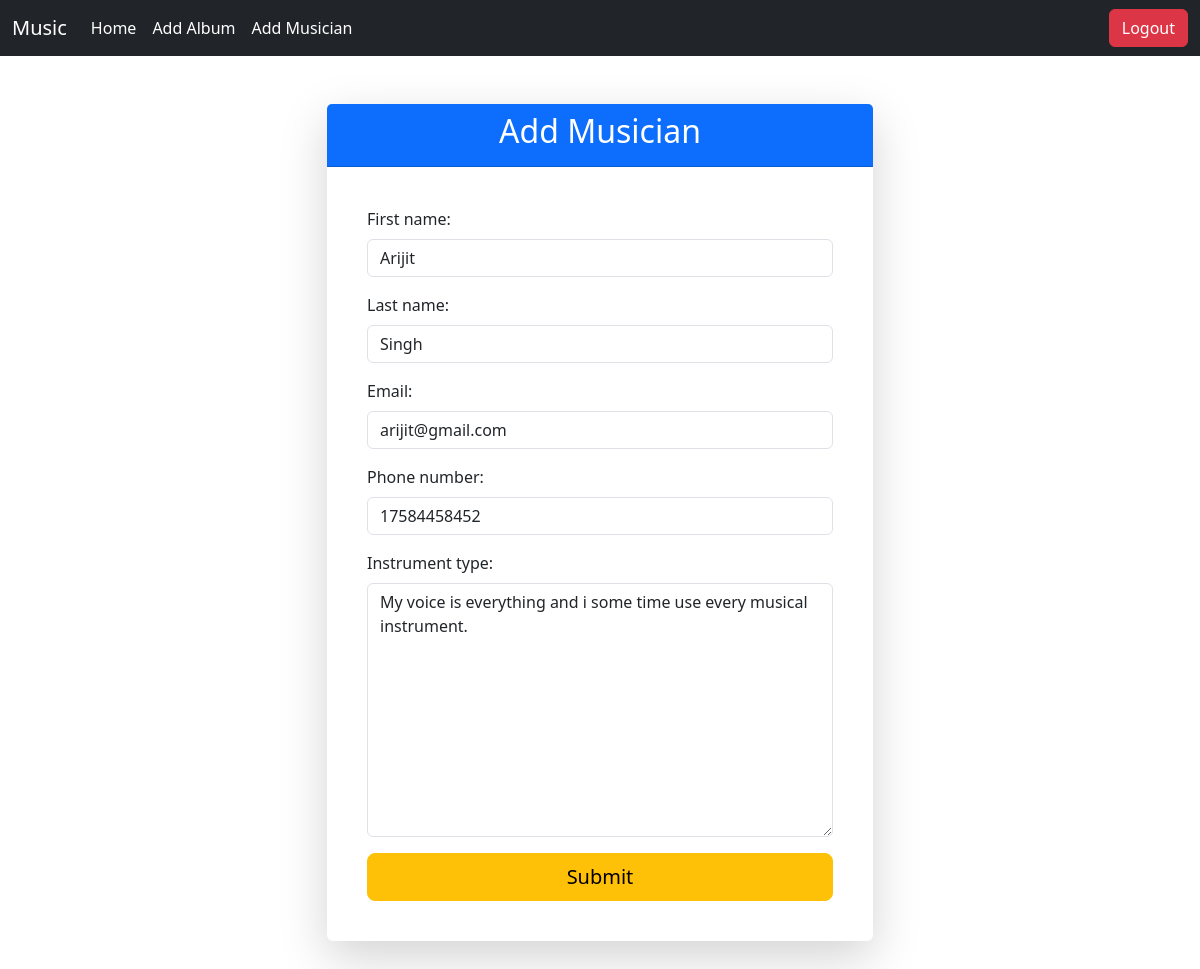
The page /add_musician/edit/1 (signed in) on the database its author committed.
### musician/models.py (models this page shows, shortened)
class Musician(models.Model):
    first_name = models.CharField(max_length=100)
    last_name = models.CharField(max_length=100)
    email = models.EmailField()
    phone_number = models.IntegerField()
    instrument_type = models.TextField()

### musician/views.py (the view)
# urls.py: path('edit/<int:id>',views.edit_musician,name='edit_musician'),
@login_required
def edit_musician(request,id):
    musician=models.Musician.objects.get(pk=id)
    musician_form=forms.MusicianForm(instance=musician)
    if request.method=='POST':
        musician_form=forms.MusicianForm(request.POST,instance=musician)
        if musician_form.is_valid():
            musician_form.save()
            return redirect("homepage")
    return render(request,'add_musician.html',{'form':musician_form})

### musician/forms.py
class MusicianForm(forms.ModelForm):
    class Meta:
        model=Musician
        fields='__all__'

### musician/templates/add_musician.html (shortened to what this page needs)
{% extends 'index.html' %}
{% load crispy_forms_tags %}
{% load widget_tweaks %}
{% block content %}
<div class="container my-5">
    <div class="row justify-content-center">
        <div class="col-md-6">
            <div class="card shadow-lg border-0">
                <div class="card-header bg-primary text-white text-center">
                    <h2 class="card-title">Add Musician</h2>
                </div>
                <div class="card-body">
                    <form method="post" class="p-4">
                        {% for fm in form %}
                        <div class="mb-3">
                            <label class="form-label">{{ fm.label_tag }}</label>
                            <div>
                                {{ fm|add_class:"form-control"}}
                            </div>
                        </div>
                        {% endfor %}
                        <div class="d-grid">
                            <button class="btn btn-warning btn-lg btn-block">
                                Submit
                            </button>
                        </div>
                    </form>
                </div>
            </div>
        </div>
    </div>
</div>
{% endblock %}

### rows shown on the page
Musician: form "Arijit" "Singh" "arijit@gmail.com" "17584458452" "My voice is everything and i some time use every musical instrument."

### other values the page prints
{{ fm.label_tag }} "First name:" "Last name:" "Email:" "Phone number:" "Instrument type:"
